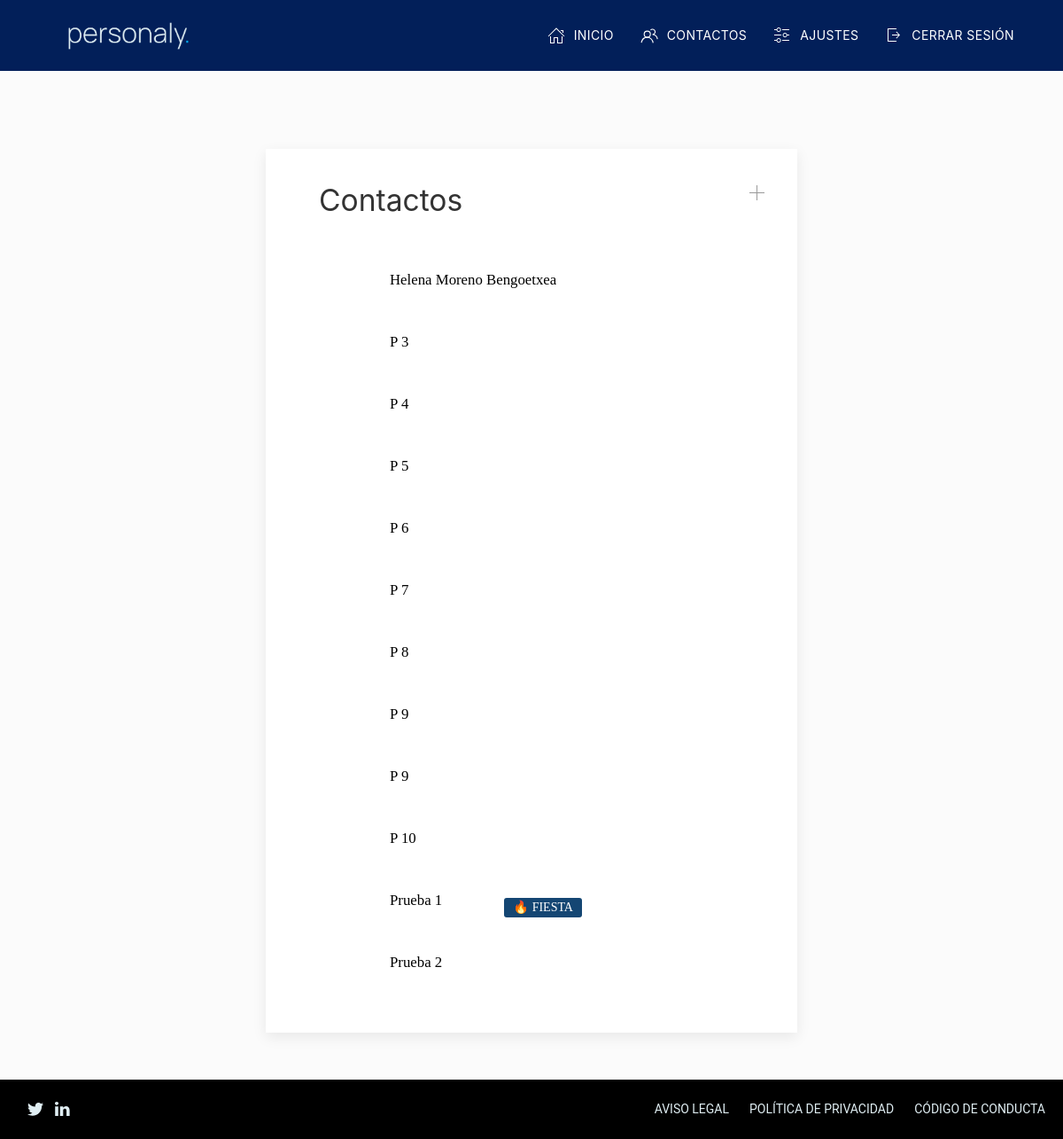
The page /es/app/contacts/ (signed in) on the database its author committed.
### dashboard/models.py (models this page shows, shortened)
class Contact(models.Model):
    id = models.UUIDField(primary_key=True, default=uuid.uuid4, editable=False)
    owner = models.ForeignKey(User, on_delete=models.CASCADE)
    name = models.TextField()
    surnames = models.TextField()
    location = models.TextField(blank=True)
    phone = PhoneField(blank=True)
    created_at = models.DateTimeField(auto_now_add=True)
    url = models.SlugField(blank=True, max_length=255)
    image_contact = models.ImageField(blank=True, upload_to='images_contacts', null=True, verbose_name='imagecontact')
    active = models.BooleanField(default=True)

class TagContact(models.Model):
    icon = models.CharField(blank=False, max_length=10)
    text = models.TextField(blank=False, max_length=20)
    owner = models.ForeignKey(User, on_delete=models.CASCADE)
    contact = models.ForeignKey(Contact, on_delete=models.CASCADE)

### dashboard/views.py (the view)
# urls.py: path('contacts/', views.contacts_list_view, name='contacts'),
@login_required
def contacts_list_view(request, form_add_contact=AddContactForm, errors=False):
    owner = request.user
    list_contacts = Contact.objects.filter(owner=owner, active=True).order_by('name')
    count_contacts = len(list_contacts)
    list_tags = TagContact.objects.filter(owner=owner)
    return render(request, 'dashboard/contacts_list.html', {'contact_list': list_contacts, 'tags_list': list_tags,
                                                            'form_add_contact': form_add_contact,
                                                            'count_contacts': count_contacts,
                                                            'errors': errors})

### dashboard/templates/dashboard/contacts_list.html (shortened to what this page needs)
{% extends 'app/base_app.html' %}
{% load i18n %}
{% load static %}
{% block content_main %}
    <div class="container-app  ">
        <div class="uk-flex uk-flex-center">
            <div class="uk-card  uk-card-default uk-card-body uk-width-1-2@m">
                <div class="card-title uk-flex-inline uk-margin-left uk-margin-bottom">
                    <h1 class="uk-heading-medium">{% translate "Contactos" %}</h1>
                    <ul class="uk-iconnav btn-actions-tittle uk-flex-right">
                        <li><a href="#add_contact" class="uk-icon-link" uk-icon="icon: plus"
                               uk-tooltip="title: {% translate "Añadir contacto" %}; pos: bottom-left" uk-toggle></a>
                    </ul>
                </div>
                {% if count_contacts == 0 %}
                    <div class="uk-container">
                        <div class="uk-flex-middle" uk-grid>
                            <div class="uk-width-2-3@m uk-flex-first">
                                <div class="uk-margin-left">
                                    <p>Aún no tienes contactos en personaly, añádelos y empieza a simplificar tu
                                        vida.</p>
                                </div>
                                <div class="uk-text-center">
                                    <button class="uk-button uk-button-secondary uk-button-large" type="button"
                                            uk-toggle="target: #add_contact">{% translate "Añadir contacto" %}</button>
                                </div>
                            </div>
                            <div class="uk-width-1-3@m ">
                                <img class="uk-preserve" width="400"
                                     src="{% static 'img/app/add_contact.svg' %}" alt="Sin contactos" uk-svg>
                            </div>
                        </div>
                    </div>
                {% else %}
                    {% for contact in contact_list %}
                        {% include "dashboard/contact_list/contact_list_items.html" with contact=contact tags_list=tags_list %}
                    {% endfor %}
                {% endif %}
            </div>
        </div>
    </div>
{% endblock %}

### dashboard/templates/dashboard/contact_list/contact_list_items.html (shortened to what this page needs)
{% load i18n %}
{% load static %}
<div class="uk-margin-bottom">
    <a href="{% url 'contact' contact.url %}">
        <div class="uk-button app-button-contact uk-width-1-1 ">
            <div class="uk-flex-inline uk-flex-middle">
                <div class="uk-flex-left uk-flex-inline uk-flex-bottom">
                    <div class="container-image-contact">
                        {% if contact.image_contact %}
                            <img class="uk-border-circle image-contact" width="50" height="50"
                                 data-src="/media{{ contact.image_contact }}"
                                 alt="{{ contact.name }} {{ contact.surnames }}" uk-img>
                        {% else %}
                            <img class="uk-border-circle image-contact" width="50" height="50"
                                 data-src="{% static 'img/app/contact_holder.jpg' %}"
                                 alt="{{ contact.name }} {{ contact.surnames }}" uk-img>
                        {% endif %}
                    </div>
                    <div class="text-button-contact uk-margin-left uk-flex-middle uk-margin-right"
                         id="info">{{ contact.name }} {{ contact.surnames }}</div>
                    {% for tag in tags_list %}
                        <div class="uk-container uk-flex-inline uk-flex-middle ">
                            {% if tag.contact == contact %}
                                <div class="uk-label tag-contact">
                                    <span class="tag-emoji">{{ tag.icon }}</span>
                                    <span class="text-tag-contact">{{ tag.text }}</span>
                                </div>
                            {% endif %}
                        </div>
                    {% endfor %}
                </div>
            </div>
        </div>
    </a>
</div>

### rows shown on the page
Contact: name "Helena", surnames "Moreno Bengoetxea"
Contact: name "P", surnames "3"
Contact: name "P", surnames "4"
Contact: name "P", surnames "5"
Contact: name "P", surnames "6"
Contact: name "P", surnames "7"
Contact: name "P", surnames "8"
Contact: name "P", surnames "9"
Contact: name "P", surnames "9"
Contact: name "P", surnames "10"
Contact: name "Prueba", surnames "1"
TagContact: icon "🔥", text "FIESTA"
Contact: name "Prueba", surnames "2"
